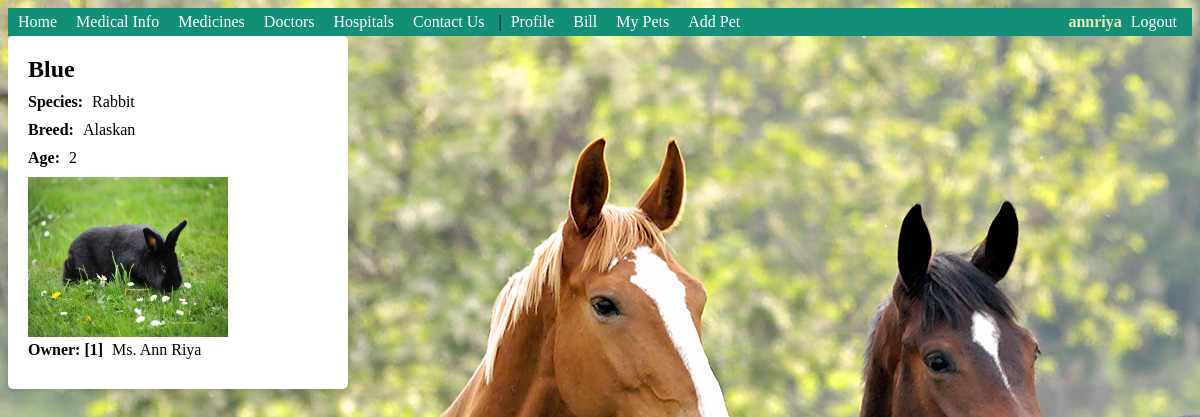
The app's page /vhms1/animal_dashboard/ (signed in) with its own data.
### vhmsapp/models.py (models this page shows, shortened)
class Animal(models.Model):
    name = models.CharField(max_length=100, default="", verbose_name="Animal Name ", blank=True, null=True)
    species = models.CharField(max_length=100, default="", verbose_name="Animal Species", blank=True, null=True)
    breed = models.CharField(max_length=100, default="", verbose_name="Animal Breed", blank=True, null=True)
    owner = models.ForeignKey(Person, verbose_name='Owner', on_delete=models.CASCADE, blank=True, null=True)
    colour = models.CharField(max_length=30, default="Black", verbose_name="Animal Colour", blank=True, null=True)
    age = models.IntegerField(default=1)
    gender = models.CharField(max_length=1, choices=(('M', 'Male'), ('F', 'Female')), blank=True, null=True)
    image = models.ImageField(upload_to='pet_images/', blank=True, null=True)
    note = models.CharField(max_length=225, verbose_name="Note", blank=True, default="")
    class Meta:
        verbose_name_plural = "Animals"

class Person(models.Model):
    title = models.CharField(max_length=10, default="Mr", verbose_name="Title")
    fname = models.CharField(max_length=50, default="", verbose_name="First Name")
    lname = models.CharField(max_length=50, default="", verbose_name="Last Name")
    house = models.CharField(max_length=50, blank=True, verbose_name="House Name")
    street = models.CharField(max_length=50, blank=True, verbose_name="Street")
    locality = models.CharField(max_length=50, blank=True, verbose_name="Locality")
    city = models.CharField(max_length=50, blank=True, verbose_name="City")
    state = models.CharField(max_length=50, blank=True, verbose_name="State", default="Kerala")
    pin = models.IntegerField(default=670645, verbose_name="PIN Code")
    phone = models.CharField(max_length=50, blank=True, verbose_name="Phone Numbers")
    email = models.EmailField(max_length=100, blank=True, verbose_name="Email Id")
    birthdate = models.DateField(verbose_name="Date of Birth", blank=True, null=True)
    profile_image = models.ImageField(upload_to='profile_images/', blank=True, null=True)
    loginid = models.CharField(max_length=40, verbose_name="Login Id", blank=True, null=True)
    password = models.CharField(max_length=20, verbose_name="Password", blank=True, null=True)
    forget_password_hint_question = models.CharField(
        max_length=100, default="Name of the first school you studied", verbose_name="Forget Password Hint Question",
        blank=True, null=True
    )
    forget_password_hint_answer = models.CharField(
        max_length=100, default="vjec@fml", verbose_name="Forget Password Hint Answer", blank=True, null=True
    )
    address = models.CharField(max_length=30, default="Chemberi")
    zip_code = models.CharField(max_length=10, default="670764")
    def __str__(self):
        return f"{self.title} {self.fname} {self.lname}"
    class Meta:
        verbose_name_plural = "People"

### vhmsapp/views.py (the view)
# urls.py: path('animal_dashboard/', views.animal_dashboard, name='animal_dashboard'),
def animal_dashboard(request):
    pid = request.session['pid']
    print(pid)
    animals = Animal.objects.filter(owner__id=pid)
    return render(request, 'pet_list.html', {'animals': animals, 'title':'My Pets'})

### vhmsapp/templates/pet_list.html (shortened to what this page needs)
<!DOCTYPE html>
<html>
<head>
    {% include 'Menu.html' %}
</head>
<body>
    {% if animals %}
        {% for animal in animals %}
            <div class="animal-card">
                <div class="animal-card__name">{{ animal.name }}</div>
                <div class="animal-card__info">
                    <label>Species:</label>
                    <span>{{ animal.species }}</span>
                </div>
                <div class="animal-card__info">
                    <label>Breed:</label>
                    <span>{{ animal.breed }}</span>
                </div>
                <div class="animal-card__info">
                    <label>Age:</label>
                    <span>{{ animal.age }}</span>
                </div>
                {% if animal.image %}
                    <div class="animal-card__image">
                        <img src="/vhms{{ animal.image.url }}" alt="{{ animal.name }} Photo"
                         width="200" height="160">
                    </div>
                {% endif %}
                <div class="animal-card__info">
                    <label>Owner: [{{animal.owner.id}}]</label>
                    <span>{{ animal.owner }}  </span>
                </div>
            </div>
        {% endfor %}
    {% else %}
        <div class="no-animals">No animals registered.</div>
    {% endif %}
</body>
</html>

### vhmsapp/templates/pet_list.html (style rules this page uses)
body { background-image: url("/static/b_g/yu.jpg"); background-color: #f4f4f4; }
.animal-card { display: inline-block; width: 300px; background-color: #fff; margin-bottom: 20px; padding: 20px; border-radius: 5px; box-shadow: 0 2px 4px rgba(0, 0, 0, 0.1); }
.animal-card__name { font-size: 24px; font-weight: bold; margin-bottom: 10px; }
.animal-card__info { margin-bottom: 10px; }
.animal-card__info label { font-weight: bold; }
.animal-card__info span { margin-left: 5px; }

### records on screen
Animal: name "Blue", species "Rabbit", breed "Alaskan", age "2", image (picture), owner.id "1", owner "Ms. Ann Riya"

### other values on screen
{{ request.session.pname }} "annriya"
